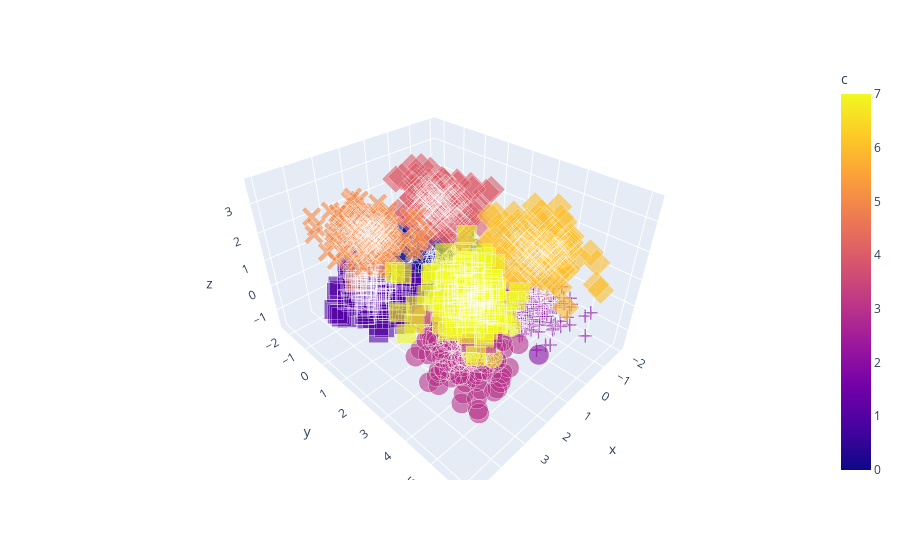

Write notebook code for a chart like this one.
### Code cell
fig = px.scatter_3d(cube_df, x='x', y='y', z='z', color='c', symbol=predictions, size=[5]*len(cube_df['z']), opacity=0.6)
fig.update(layout_showlegend=False) 
fig.show()

### Figure 1 — Plotly figure (JSON) as saved in the notebook; plotly's stock layout.template omitted (floating-point values rounded to 4 significant figures; data arrays with more than 128 entries replaced by an {"elided": "..."} marker saying what was removed)
{"data": [{"hovertemplate": "symbol=4<br>x=%{x}<br>y=%{y}<br>z=%{z}<br>size=%{marker.size}<br>c=%{marker.color}<extra></extra>", "legendgroup": "4", "marker": {"color": {"elided": "147 int values"}, "coloraxis": "coloraxis", "opacity": 0.6, "size": {"elided": "147 int values"}, "sizemode": "area", "sizeref": 0.0125, "symbol": "circle"}, "mode": "markers", "name": "4", "scene": "scene", "showlegend": true, "type": "scatter3d", "x": {"elided": "147 float values"}, "y": {"elided": "147 float values"}, "z": {"elided": "147 float values"}}, {"hovertemplate": "symbol=6<br>x=%{x}<br>y=%{y}<br>z=%{z}<br>size=%{marker.size}<br>c=%{marker.color}<extra></extra>", "legendgroup": "6", "marker": {"color": {"elided": "155 int values"}, "coloraxis": "coloraxis", "opacity": 0.6, "size": {"elided": "155 int values"}, "sizemode": "area", "sizeref": 0.0125, "symbol": "diamond"}, "mode": "markers", "name": "6", "scene": "scene", "showlegend": true, "type": "scatter3d", "x": {"elided": "155 float values"}, "y": {"elided": "155 float values"}, "z": {"elided": "155 float values"}}, {"hovertemplate": "symbol=3<br>x=%{x}<br>y=%{y}<br>z=%{z}<br>size=%{marker.size}<br>c=%{marker.color}<extra></extra>", "legendgroup": "3", "marker": {"color": {"elided": "155 int values"}, "coloraxis": "coloraxis", "opacity": 0.6, "size": {"elided": "155 int values"}, "sizemode": "area", "sizeref": 0.0125, "symbol": "square"}, "mode": "markers", "name": "3", "scene": "scene", "showlegend": true, "type": "scatter3d", "x": {"elided": "155 float values"}, "y": {"elided": "155 float values"}, "z": {"elided": "155 float values"}}, {"hovertemplate": "symbol=2<br>x=%{x}<br>y=%{y}<br>z=%{z}<br>size=%{marker.size}<br>c=%{marker.color}<extra></extra>", "legendgroup": "2", "marker": {"color": {"elided": "143 int values"}, "coloraxis": "coloraxis", "opacity": 0.6, "size": {"elided": "143 int values"}, "sizemode": "area", "sizeref": 0.0125, "symbol": "x"}, "mode": "markers", "name": "2", "scene": "scene", "showlegend": true, "type": "scatter3d", "x": {"elided": "143 float values"}, "y": {"elided": "143 float values"}, "z": {"elided": "143 float values"}}, {"hovertemplate": "symbol=5<br>x=%{x}<br>y=%{y}<br>z=%{z}<br>size=%{marker.size}<br>c=%{marker.color}<extra></extra>", "legendgroup": "5", "marker": {"color": {"elided": "154 int values"}, "coloraxis": "coloraxis", "opacity": 0.6, "size": {"elided": "154 int values"}, "sizemode": "area", "sizeref": 0.0125, "symbol": "cross"}, "mode": "markers", "name": "5", "scene": "scene", "showlegend": true, "type": "scatter3d", "x": {"elided": "154 float values"}, "y": {"elided": "154 float values"}, "z": {"elided": "154 float values"}}, {"hovertemplate": "symbol=1<br>x=%{x}<br>y=%{y}<br>z=%{z}<br>size=%{marker.size}<br>c=%{marker.color}<extra></extra>", "legendgroup": "1", "marker": {"color": {"elided": "153 int values"}, "coloraxis": "coloraxis", "opacity": 0.6, "size": {"elided": "153 int values"}, "sizemode": "area", "sizeref": 0.0125, "symbol": "circle"}, "mode": "markers", "name": "1", "scene": "scene", "showlegend": true, "type": "scatter3d", "x": {"elided": "153 float values"}, "y": {"elided": "153 float values"}, "z": {"elided": "153 float values"}}, {"hovertemplate": "symbol=7<br>x=%{x}<br>y=%{y}<br>z=%{z}<br>size=%{marker.size}<br>c=%{marker.color}<extra></extra>", "legendgroup": "7", "marker": {"color": {"elided": "146 int values"}, "coloraxis": "coloraxis", "opacity": 0.6, "size": {"elided": "146 int values"}, "sizemode": "area", "sizeref": 0.0125, "symbol": "diamond"}, "mode": "markers", "name": "7", "scene": "scene", "showlegend": true, "type": "scatter3d", "x": {"elided": "146 float values"}, "y": {"elided": "146 float values"}, "z": {"elided": "146 float values"}}, {"hovertemplate": "symbol=0<br>x=%{x}<br>y=%{y}<br>z=%{z}<br>size=%{marker.size}<br>c=%{marker.color}<extra></extra>", "legendgroup": "0", "marker": {"color": {"elided": "147 int values"}, "coloraxis": "coloraxis", "opacity": 0.6, "size": {"elided": "147 int values"}, "sizemode": "area", "sizeref": 0.0125, "symbol": "square"}, "mode": "markers", "name": "0", "scene": "scene", "showlegend": true, "type": "scatter3d", "x": {"elided": "147 float values"}, "y": {"elided": "147 float values"}, "z": {"elided": "147 float values"}}], "layout": {"coloraxis": {"colorbar": {"title": {"text": "c"}}, "colorscale": [[0, "#0d0887"], [0.1111, "#46039f"], [0.2222, "#7201a8"], [0.3333, "#9c179e"], [0.4444, "#bd3786"], [0.5556, "#d8576b"], [0.6667, "#ed7953"], [0.7778, "#fb9f3a"], [0.8889, "#fdca26"], [1, "#f0f921"]]}, "legend": {"itemsizing": "constant", "title": {"text": "symbol"}, "tracegroupgap": 0}, "margin": {"t": 60}, "scene": {"domain": {"x": [0, 1], "y": [0, 1]}, "xaxis": {"title": {"text": "x"}}, "yaxis": {"title": {"text": "y"}}, "zaxis": {"title": {"text": "z"}}}, "showlegend": false}}
